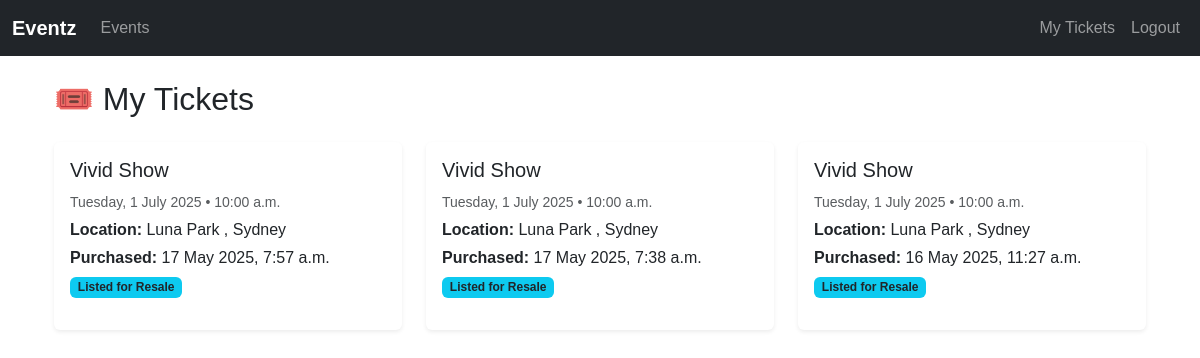
Screenshot of /my-tickets/ (signed in) with the database file from the repository.
### events/models.py (models this page shows, shortened)
class Ticket(models.Model):
    event = models.ForeignKey(Event, on_delete=models.CASCADE, related_name="tickets")
    buyer = models.ForeignKey(User, on_delete=models.CASCADE, related_name="tickets")
    purchase_time = models.DateTimeField(auto_now_add=True)
    is_resale = models.BooleanField(default=False, help_text="True if this ticket was resold")
    for_sale = models.BooleanField(default=False, help_text="Ticket put up for resale by owner")
    resale_price = models.DecimalField(max_digits=8, decimal_places=2, null=True, blank=True,
                                       help_text="Price set for resale (if for_sale=True)")

class Event(models.Model):
    title = models.CharField("Event Title", max_length=200)
    description = models.TextField(blank=True)
    category = models.ForeignKey(Category, on_delete=models.SET_NULL, null=True, blank=True)
    start_time = models.DateTimeField("Start Date & Time")
    end_time = models.DateTimeField("End Date & Time", null=True, blank=True)
    location = models.CharField(max_length=200)
    organizer = models.ForeignKey(User, on_delete=models.CASCADE, related_name="organized_events")
    price = models.DecimalField(max_digits=8, decimal_places=2, default=0.00,
                                help_text="Ticket price (set 0 for free event)")
    capacity = models.PositiveIntegerField(null=True, blank=True, help_text="Max tickets available (blank if unlimited)")
    image = models.ImageField(upload_to='events/images/', blank=True, null=True)

### events/views.py (the view)
# urls.py: path('my-tickets/', views.my_tickets, name='my_tickets'),
@login_required
def my_tickets(request):
    tickets = Ticket.objects.filter(buyer=request.user).select_related('event').order_by('-purchase_time')
    return render(request, 'events/my_tickets.html', {'tickets': tickets})

### events/templatetags/auth_tags.py (called while the page is built)
@register.filter
def is_organizer(user):
    return user.groups.filter(name='Organizers').exists()

### events/templates/events/my_tickets.html (shortened to what this page needs)
{% extends 'events/base.html' %}
{% block content %}
<div class="container mt-4">
  <h2 class="mb-4">🎟️ My Tickets</h2>
  {% if tickets %}
    <div class="row g-4">
      {% for ticket in tickets %}
        <div class="col-12 col-md-6 col-lg-4">
          <div class="card shadow-sm h-100 border-0">
            <div class="card-body">
              <h5 class="card-title">{{ ticket.event.title }}</h5>
              <p class="card-text mb-1">
                <small class="text-muted">
                  {{ ticket.event.start_time|date:"l, j F Y" }} &bull; {{ ticket.event.start_time|time:"g:i a" }}
                </small>
              </p>
              <p class="mb-1"><strong>Location:</strong> {{ ticket.event.location }}</p>
              <p class="mb-1">
                <strong>Purchased:</strong>
                {{ ticket.purchase_time|date:"j M Y, g:i a" }}
              </p>
              {% if ticket.for_sale %}
                <span class="badge bg-info text-dark">Listed for Resale</span>
              {% endif %}
            </div>
            <div class="card-footer bg-transparent border-0 text-end">
            </div>
          </div>
        </div>
      {% endfor %}
    </div>
  {% else %}
    <div class="alert alert-warning mt-3">You have not purchased any tickets yet.</div>
  {% endif %}
</div>
{% endblock %}

### events/templates/events/base.html (style rules this page uses)
body { font-family: Arial, sans-serif; }

### rows the page displays
Ticket: event "Vivid Show", event.start_time "Tuesday, 1 July 2025", event.start_time "10:00 a.m.", event.location "Luna Park , Sydney", purchase_time "17 May 2025, 7:57 a.m.", for_sale "Listed for Resale"
Ticket: event "Vivid Show", event.start_time "Tuesday, 1 July 2025", event.start_time "10:00 a.m.", event.location "Luna Park , Sydney", purchase_time "17 May 2025, 7:38 a.m.", for_sale "Listed for Resale"
Ticket: event "Vivid Show", event.start_time "Tuesday, 1 July 2025", event.start_time "10:00 a.m.", event.location "Luna Park , Sydney", purchase_time "16 May 2025, 11:27 a.m.", for_sale "Listed for Resale"
